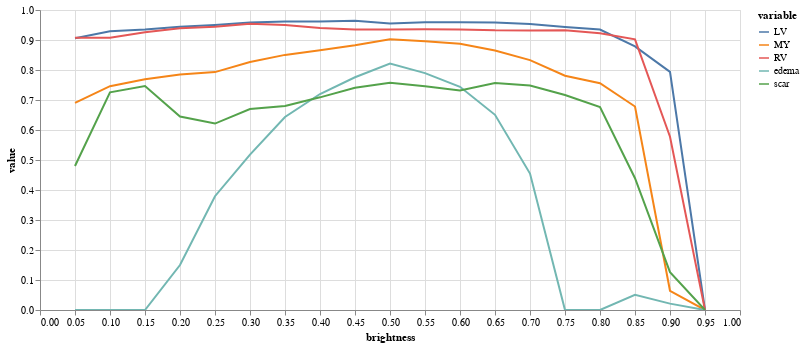

Here is the notebook cell this chart was saved with:
### Code cell
(alt
 .Chart(results.melt(id_vars=['brightness'],value_vars=['LV','MY','RV','edema','scar']))
 .mark_line()
 .encode(
     x="brightness",
     y="value",
     color="variable",
     tooltip="value"
 )
 .properties(width=700,height=300)
 .interactive()
)

### Figure 1 — Vega-Lite specification as saved in the notebook (floating-point values rounded to 4 significant figures)
{"config": {"view": {"continuousWidth": 400, "continuousHeight": 300}}, "data": {"name": "data-5c1e3d5877718f0028c551777efdc22c"}, "mark": "line", "encoding": {"color": {"type": "nominal", "field": "variable"}, "tooltip": {"type": "quantitative", "field": "value"}, "x": {"type": "quantitative", "field": "brightness"}, "y": {"type": "quantitative", "field": "value"}}, "height": 300, "selection": {"selector003": {"type": "interval", "bind": "scales", "encodings": ["x", "y"]}}, "width": 700, "$schema": "https://vega.github.io/schema/vega-lite/v4.8.1.json", "datasets": {"data-5c1e3d5877718f0028c551777efdc22c": [{"brightness": 0.05, "variable": "LV", "value": 0.9061}, {"brightness": 0.1, "variable": "LV", "value": 0.9288}, {"brightness": 0.15, "variable": "LV", "value": 0.935}, {"brightness": 0.2, "variable": "LV", "value": 0.9444}, {"brightness": 0.25, "variable": "LV", "value": 0.9502}, {"brightness": 0.3, "variable": "LV", "value": 0.958}, {"brightness": 0.35, "variable": "LV", "value": 0.9618}, {"brightness": 0.4, "variable": "LV", "value": 0.9617}, {"brightness": 0.45, "variable": "LV", "value": 0.9639}, {"brightness": 0.5, "variable": "LV", "value": 0.9548}, {"brightness": 0.55, "variable": "LV", "value": 0.959}, {"brightness": 0.6, "variable": "LV", "value": 0.9591}, {"brightness": 0.65, "variable": "LV", "value": 0.9585}, {"brightness": 0.7, "variable": "LV", "value": 0.9536}, {"brightness": 0.75, "variable": "LV", "value": 0.9431}, {"brightness": 0.8, "variable": "LV", "value": 0.9348}, {"brightness": 0.85, "variable": "LV", "value": 0.8789}, {"brightness": 0.9, "variable": "LV", "value": 0.7939}, {"brightness": 0.95, "variable": "LV", "value": 0.0}, {"brightness": 0.05, "variable": "MY", "value": 0.6904}, {"brightness": 0.1, "variable": "MY", "value": 0.746}, {"brightness": 0.15, "variable": "MY", "value": 0.769}, {"brightness": 0.2, "variable": "MY", "value": 0.7852}, {"brightness": 0.25, "variable": "MY", "value": 0.793}, {"brightness": 0.3, "variable": "MY", "value": 0.8269}, {"brightness": 0.35, "variable": "MY", "value": 0.8504}, {"brightness": 0.4, "variable": "MY", "value": 0.8661}, {"brightness": 0.45, "variable": "MY", "value": 0.8824}, {"brightness": 0.5, "variable": "MY", "value": 0.9028}, {"brightness": 0.55, "variable": "MY", "value": 0.8959}, {"brightness": 0.6, "variable": "MY", "value": 0.8875}, {"brightness": 0.65, "variable": "MY", "value": 0.8647}, {"brightness": 0.7, "variable": "MY", "value": 0.833}, {"brightness": 0.75, "variable": "MY", "value": 0.7808}, {"brightness": 0.8, "variable": "MY", "value": 0.7561}, {"brightness": 0.85, "variable": "MY", "value": 0.6783}, {"brightness": 0.9, "variable": "MY", "value": 0.06411}, {"brightness": 0.95, "variable": "MY", "value": 0.0}, {"brightness": 0.05, "variable": "RV", "value": 0.9077}, {"brightness": 0.1, "variable": "RV", "value": 0.9079}, {"brightness": 0.15, "variable": "RV", "value": 0.9258}, {"brightness": 0.2, "variable": "RV", "value": 0.9389}, {"brightness": 0.25, "variable": "RV", "value": 0.9445}, {"brightness": 0.3, "variable": "RV", "value": 0.9538}, {"brightness": 0.35, "variable": "RV", "value": 0.9504}, {"brightness": 0.4, "variable": "RV", "value": 0.9403}, {"brightness": 0.45, "variable": "RV", "value": 0.9353}, {"brightness": 0.5, "variable": "RV", "value": 0.9352}, {"brightness": 0.55, "variable": "RV", "value": 0.9357}, {"brightness": 0.6, "variable": "RV", "value": 0.935}, {"brightness": 0.65, "variable": "RV", "value": 0.9321}, {"brightness": 0.7, "variable": "RV", "value": 0.932}, {"brightness": 0.75, "variable": "RV", "value": 0.9324}, {"brightness": 0.8, "variable": "RV", "value": 0.9227}, {"brightness": 0.85, "variable": "RV", "value": 0.9021}, {"brightness": 0.9, "variable": "RV", "value": 0.5777}, {"brightness": 0.95, "variable": "RV", "value": 0.0}, {"brightness": 0.05, "variable": "edema", "value": 0.0}, {"brightness": 0.1, "variable": "edema", "value": 0.0}, {"brightness": 0.15, "variable": "edema", "value": 0.0}, {"brightness": 0.2, "variable": "edema", "value": 0.15}, {"brightness": 0.25, "variable": "edema", "value": 0.3793}, {"brightness": 0.3, "variable": "edema", "value": 0.5178}, {"brightness": 0.35, "variable": "edema", "value": 0.6433}, {"brightness": 0.4, "variable": "edema", "value": 0.7199}, {"brightness": 0.45, "variable": "edema", "value": 0.7759}, {"brightness": 0.5, "variable": "edema", "value": 0.8216}, {"brightness": 0.55, "variable": "edema", "value": 0.7897}, {"brightness": 0.6, "variable": "edema", "value": 0.7441}, {"brightness": 0.65, "variable": "edema", "value": 0.6507}, {"brightness": 0.7, "variable": "edema", "value": 0.4548}, {"brightness": 0.75, "variable": "edema", "value": 0.0}, {"brightness": 0.8, "variable": "edema", "value": 0.0}, {"brightness": 0.85, "variable": "edema", "value": 0.05071}, {"brightness": 0.9, "variable": "edema", "value": 0.02128}, {"brightness": 0.95, "variable": "edema", "value": 0.0}, {"brightness": 0.05, "variable": "scar", "value": 0.48}, {"brightness": 0.1, "variable": "scar", "value": 0.7254}, {"brightness": 0.15, "variable": "scar", "value": 0.7464}, {"brightness": 0.2, "variable": "scar", "value": 0.6449}, {"brightness": 0.25, "variable": "scar", "value": 0.6214}, {"brightness": 0.3, "variable": "scar", "value": 0.6702}, {"brightness": 0.35, "variable": "scar", "value": 0.6802}, {"brightness": 0.4, "variable": "scar", "value": 0.7089}, {"brightness": 0.45, "variable": "scar", "value": 0.7407}, {"brightness": 0.5, "variable": "scar", "value": 0.7576}, {"brightness": 0.55, "variable": "scar", "value": 0.7456}, {"brightness": 0.6, "variable": "scar", "value": 0.7319}, {"brightness": 0.65, "variable": "scar", "value": 0.757}, {"brightness": 0.7, "variable": "scar", "value": 0.7485}, {"brightness": 0.75, "variable": "scar", "value": 0.7167}, {"brightness": 0.8, "variable": "scar", "value": 0.6761}, {"brightness": 0.85, "variable": "scar", "value": 0.4393}, {"brightness": 0.9, "variable": "scar", "value": 0.1263}, {"brightness": 0.95, "variable": "scar", "value": 0.0}]}}
